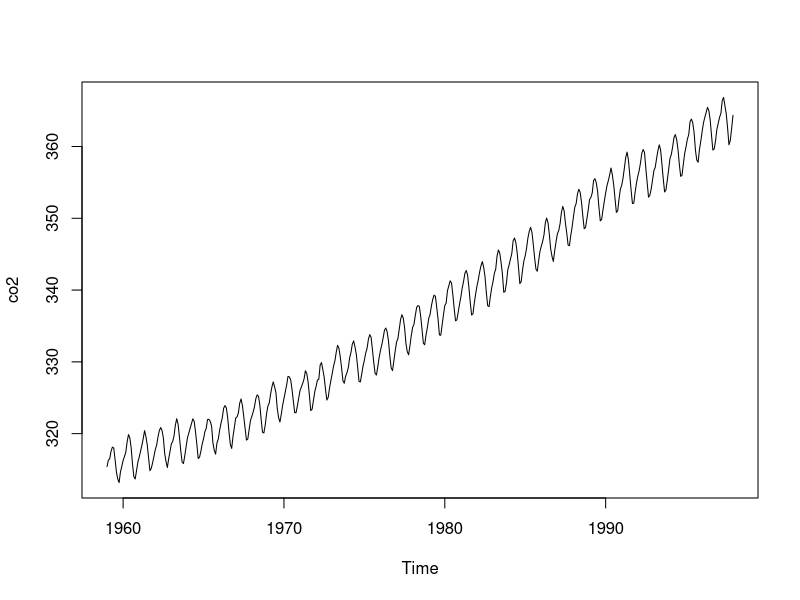
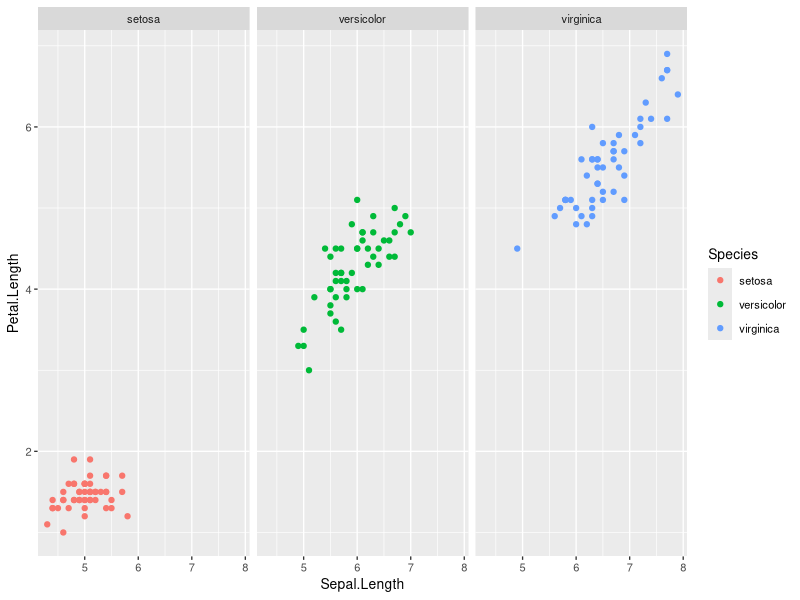

Generate these figures, in order, with R:
## ---- chunk 1
library('ggplot2')
library('knitr')
theme_set(theme_grey(base_size=10))
knitr::opts_chunk$set(fig.width = 16, fig.height = 4)
## ---- chunk 2
plot(co2)
## ---- chunk 3
ggplot(iris, aes(Sepal.Length, Petal.Length)) +
    geom_point(aes(color = Species)) +
    facet_wrap(~ Species)
## ---- chunk 4
knitr::kable(
  head(iris, 3), caption = 'IRIS data as an example.',
  booktabs = TRUE
)
